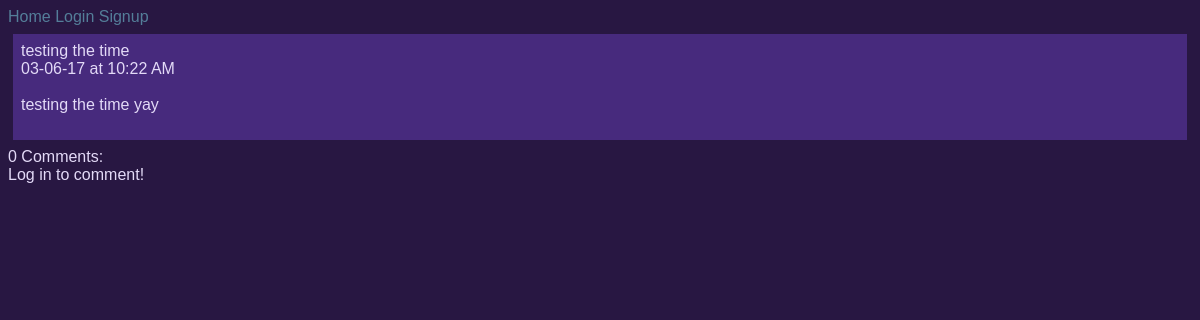
/ben/posts/11/, run on an earlier commit of the app's database.
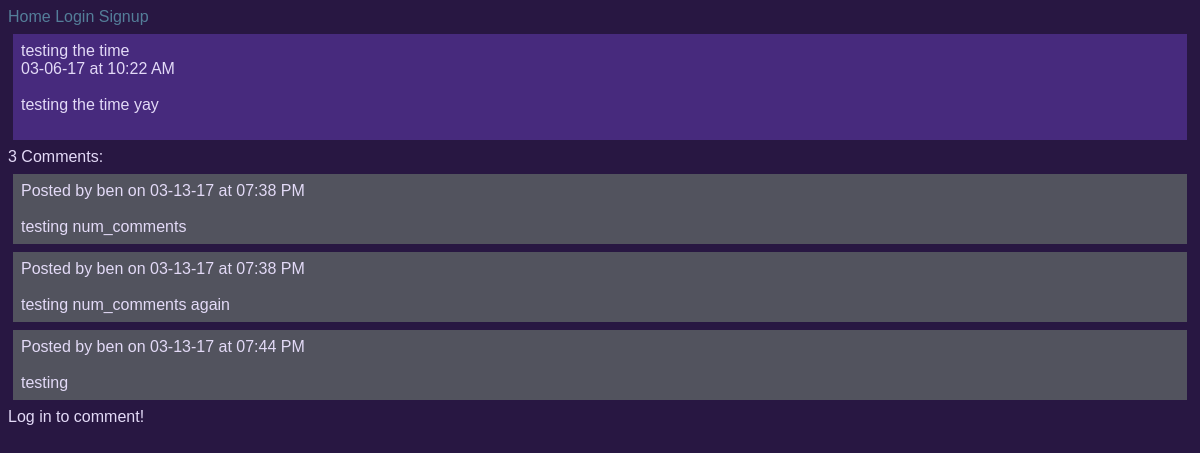
And on a later commit of the database.
### comments/models.py (models this page shows)
class Comment(models.Model):
	body = models.TextField()
	pub_date = models.DateTimeField('date published', auto_now_add=True)
	post = models.ForeignKey(Post, on_delete=models.CASCADE)
	user = models.ForeignKey(User, on_delete=models.CASCADE)
	def utc_to_local(self, utc_datetime):
		return utc_datetime.astimezone(tz=None)
	def __str__(self):
		date = self.utc_to_local(self.pub_date).strftime('%m-%d-%y')
		time = self.utc_to_local(self.pub_date).strftime('%I:%M %p')
		return '%s at %s \n\n %s \n' % (date, time, self.body)

### posts/views.py (the view)
# urls.py: url(r'^(?P<post_number>\d+)/$', views.displayPost, name='display-post')
def displayPost(request, username, post_number):
	post = Post.objects.get(user=User.objects.get(username=username), id=post_number)
	num_comments = post.num_comments
	comments = Comment.objects.filter(post=post)
	if request.method == "POST":
		form = CommentForm(request.POST)
		if form.is_valid():
			comment = form.save(commit=False)
			comment.user = request.user
			comment.post = post
			comment.post.num_comments += 1
			comment.post.save()
			comment.save()
			return redirect('posts:display-post', username=username, post_number=post_number)
	else:
		form = CommentForm()
	return render(request, 'posts/single_post.html', {'post': post, 'comments':comments, 'num_comments':num_comments, 'form': form})

### posts/models.py (called while the page is built)
	def utc_to_local(self, utc_datetime):
		return utc_datetime.astimezone(tz=None)

	def __str__(self):
		date = self.utc_to_local(self.pub_date).strftime('%m-%d-%y')
		time = self.utc_to_local(self.pub_date).strftime('%I:%M %p')
		return '%s at %s \n\n %s \n\n' % (date, time, self.body)

### posts/templates/posts/single_post.html
{% extends 'Blog/base.html' %}
{% block content %}
<div id="post">
{{ post.title|linebreaksbr }}<br>
{{ post|linebreaksbr }}
</div>
{{ num_comments }} Comments:<br>
{% for comment in comments %}
	<div id="comment">
	Posted by {{ comment.user }} on
	{{ comment|linebreaksbr }}
	</div>
{% endfor %}
{% if user.is_authenticated %}
	<form action="" method="post">
	{% csrf_token %}
	<h2>Comment:</h2>
		<table>
		{{form.as_table}}
		</table>
		<input type="submit", value="Chime in!">
	</form>
{% else %}
Log in to comment!
{% endif %}
{% endblock content %}

What changed in the data, as far as the page shows it:
added Comment: user "ben", pub_date+body "03-13-17 at 07:38 PM testing num_comments"
added Comment: user "ben", pub_date+body "03-13-17 at 07:38 PM testing num_comments again"
added Comment: user "ben", pub_date+body "03-13-17 at 07:44 PM testing"
Also different on the page:
{{ num_comments }}: "0" → "3"
